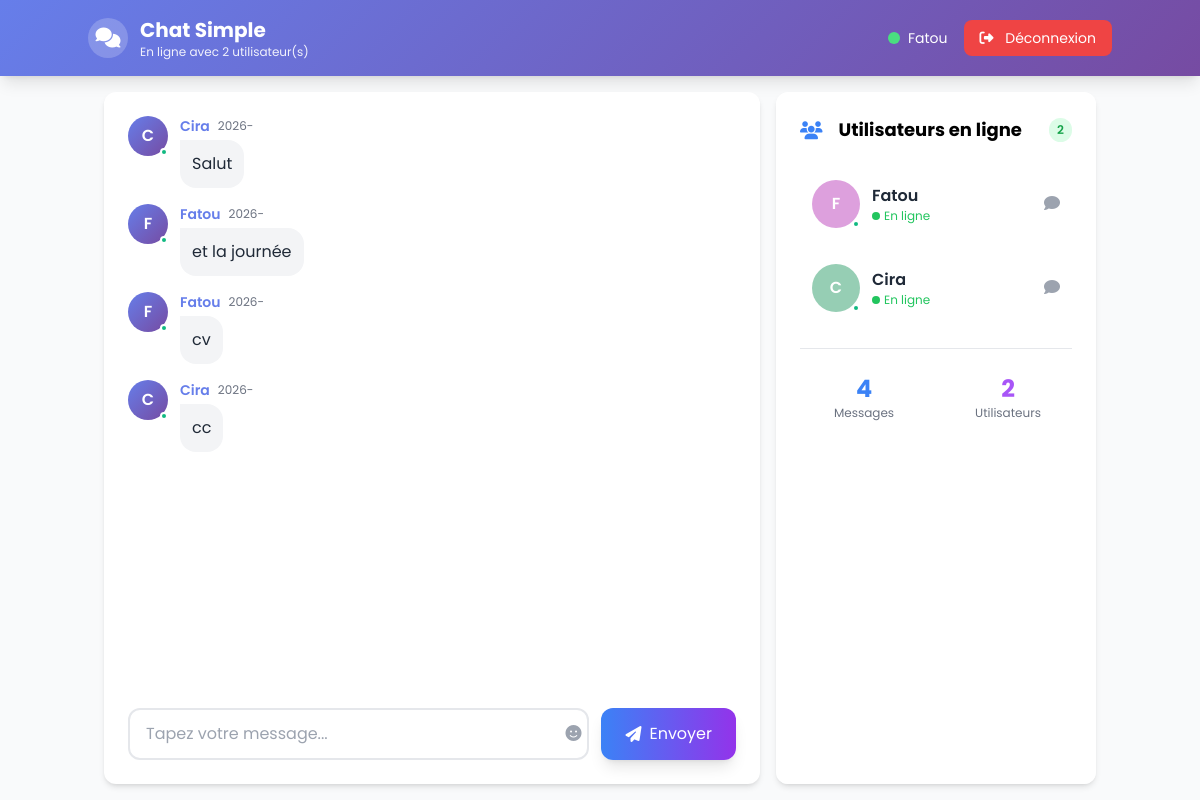
/ (signed in), run on the app's committed database.
### tables this page shows
CREATE TABLE messages (
            id INTEGER PRIMARY KEY AUTOINCREMENT,
            username TEXT NOT NULL,
            message TEXT NOT NULL,
            timestamp TIMESTAMP DEFAULT CURRENT_TIMESTAMP,
            room TEXT DEFAULT 'general'
        );

### app.py (the view)
@app.route('/')
def index():
    if 'username' not in session:
        return render_template('login.html')
    conn = get_db_connection()
    cursor = conn.cursor()
    cursor.execute('SELECT * FROM messages ORDER BY timestamp DESC LIMIT 50')
    messages = cursor.fetchall()
    cursor.execute('SELECT * FROM users ORDER BY joined_at DESC')
    users = cursor.fetchall()
    conn.close()
    return render_template('chat_new.html', messages=messages, users=users)

### app.py (called while the page is built)
def get_db_connection():
    return sqlite3.connect('chat.db')

### templates/chat_new.html (shortened to what this page needs)
<!DOCTYPE html>
<html lang="fr">
<head>
    <script src="https://cdn.tailwindcss.com"></script>
    <link rel="stylesheet" href="https://cdnjs.cloudflare.com/ajax/libs/font-awesome/6.4.0/css/all.min.css">
</head>
<body class="bg-gray-50 h-screen flex flex-col">
    <header class="gradient-header text-white p-4 shadow-lg">
        <div class="container mx-auto flex justify-between items-center">
            <div class="flex items-center space-x-3">
                <div class="w-10 h-10 bg-white/20 rounded-full flex items-center justify-center">
                    <i class="fas fa-comments text-white text-xl"></i>
                </div>
                <div>
                    <h1 class="text-xl font-bold">Chat Simple</h1>
                    <p class="text-xs opacity-90">En ligne avec {{ users|length }} utilisateur(s)</p>
                </div>
            </div>
            <div class="flex items-center space-x-4">
                <div class="flex items-center space-x-2">
                    <div class="w-3 h-3 bg-green-400 rounded-full animate-pulse"></div>
                    <span class="text-sm">{{ session.username }}</span>
                </div>
                <a href="/logout" class="bg-red-500 hover:bg-red-600 px-4 py-2 rounded-lg text-sm transition-colors">
                    <i class="fas fa-sign-out-alt mr-2"></i>
                    <span>Déconnexion</span>
                </a>
            </div>
        </div>
    </header>
    <main class="flex-1 container mx-auto p-4 flex gap-4 h-full">
        <div class="flex-1 bg-white rounded-xl shadow-md p-6 flex flex-col">
            <div class="flex-1 overflow-y-auto mb-4 space-y-4" id="messages">
                {% for message in messages %}
                <div class="message-bubble flex items-start space-x-3">
                    <div class="flex-shrink-0 relative">
                        <div class="w-10 h-10 rounded-full flex items-center justify-center user-avatar text-white font-semibold">
                            {{ message[1][0].upper() }}
                        </div>
                        <div class="online-indicator"></div>
                    </div>
                    <div class="flex-1">
                        <div class="flex items-center space-x-2 mb-1">
                            {% set user_color = '#667eea' %}
                            {% for user in users %}
                                {% if user[1] == message[1] %}
                                    {% set user_color = user[2] %}
                                {% endif %}
                            {% endfor %}
                            <span class="font-semibold text-sm" style="color: {{ user_color }}">
                                {{ message[1] }}
                            </span>
                            <span class="text-xs text-gray-500">{{ message[3][:5] }}</span>
                        </div>
                        <div class="bg-gray-100 rounded-2xl rounded-tl-none p-3 inline-block max-w-md">
                            <p class="text-gray-800">{{ message[2] }}</p>
                        </div>
                    </div>
                </div>
                {% endfor %}
            </div>
            <form id="messageForm" class="flex gap-3">
                <div class="flex-1 relative">
                    <input type="text"
                           id="messageInput"
                           placeholder="Tapez votre message..."
                           class="w-full px-4 py-3 pr-12 border-2 border-gray-200 rounded-xl focus:outline-none focus:border-blue-500 focus:ring-2 focus:ring-blue-200 message-input transition-all duration-300"
                           maxlength="500">
                    <button type="button" class="absolute right-2 top-1/2 transform -translate-y-1/2 text-gray-400 hover:text-gray-600 transition-colors">
                        <i class="fas fa-smile"></i>
                    </button>
                </div>
                <button type="submit"
                        class="bg-gradient-to-r from-blue-500 to-purple-600 text-white px-6 py-3 rounded-xl hover:from-blue-600 hover:to-purple-700 transition-all duration-300 transform hover:scale-105 shadow-lg flex items-center space-x-2">
                    <i class="fas fa-paper-plane"></i>
                    <span>Envoyer</span>
                </button>
            </form>
        </div>
        <div class="w-80 glass-effect rounded-xl shadow-md p-6">
            <div class="flex items-center justify-between mb-6">
                <h2 class="font-bold text-lg flex items-center space-x-2">
                    <i class="fas fa-users text-blue-500 mr-2"></i>
                    <span>Utilisateurs en ligne</span>
                </h2>
                <span class="bg-green-100 text-green-600 px-2 py-1 rounded-full text-xs font-semibold">
                    {{ users|length }}
                </span>
            </div>
            <div id="usersList" class="space-y-3">
            </div>
            <div class="mt-6 pt-6 border-t border-gray-200">
                <div class="grid grid-cols-2 gap-4">
                    <div class="text-center">
                        <div class="text-2xl font-bold text-blue-500">{{ messages|length }}</div>
                        <div class="text-xs text-gray-500">Messages</div>
                    </div>
                    <div class="text-center">
                        <div class="text-2xl font-bold text-purple-500">{{ users|length }}</div>
                        <div class="text-xs text-gray-500">Utilisateurs</div>
                    </div>
                </div>
            </div>
        </div>
    </main>
</body>
</html>

### templates/chat_new.html (style rules this page uses)
body { font-family: 'Poppins', sans-serif; }
.gradient-header { background: linear-gradient(135deg, #667eea 0%, #764ba2 100%); }
.message-bubble { animation: slideIn 0.3s ease-out; }
.user-avatar { background: linear-gradient(135deg, #667eea 0%, #764ba2 100%); }
.online-indicator { width: 8px; height: 8px; background: #10b981; border-radius: 50%; border: 2px solid white; position: absolute; bottom: 0; right: 0; }
.glass-effect { background: rgba(255, 255, 255, 0.95); backdrop-filter: blur(10px); }

### data on the page
messages: username "C", username "Cira", timestamp "2026-", message "Salut"
messages: username "F", username "Fatou", timestamp "2026-", message "et la journée"
messages: username "F", username "Fatou", timestamp "2026-", message "cv"
messages: username "C", username "Cira", timestamp "2026-", message "cc"

### other printed values
{{ users|length }} "2"
{{ session.username }} "Fatou"
{{ messages|length }} "4"
